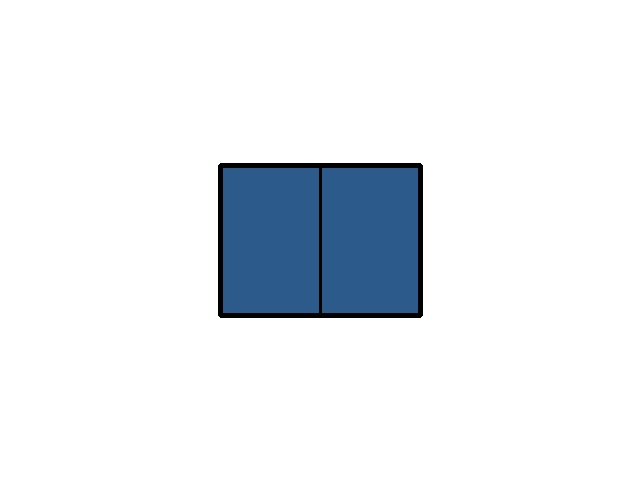
#> input picture backend/ai_research/test_bento.jpg, 640 x 480 px
$ python -i detector.py   (imports and definitions only)
#> lines starting #> are read from the running program, lines starting #| are printed output that depends on the picture; after the words box and inside, x2 and y2 are one past the last pixel; in counts of white or black regions, pixels touching at a corner belong together
"""
弁当箱検出AIモジュール
YOLOv8 (Ultralytics) + OpenCV による3モード検出
- OpenCV単体モード
- YOLOv8単体モード
- YOLOv8 + OpenCV 併用モード（ハイブリッド）

改善版: 参照カードによる自動キャリブレーション対応
"""

import cv2
import numpy as np
import time
import json
from pathlib import Path
from datetime import datetime
from typing import Dict, List, Tuple, Optional, Literal
from dataclasses import dataclass, asdict
import logging

# 参照カード検出モジュール
try:
    from reference_card_detector import ReferenceCardDetector
    CARD_DETECTOR_AVAILABLE = True
except ImportError:
    CARD_DETECTOR_AVAILABLE = False
    logging.warning("reference_card_detector がインポートできません。自動キャリブレーションは無効です。")

# YOLOv8 (Ultralytics)
try:
    from ultralytics import YOLO
    YOLO_AVAILABLE = True
except ImportError:
    YOLO_AVAILABLE = False
    logging.warning("ultralytics がインストールされていません。YOLOモードは使用できません。")

# ロガー設定
# [1 line not run here, left out]
logger = logging.getLogger(__name__)

DetectionMode = Literal["opencv", "yolo", "hybrid"]


@dataclass
class DetectionResult:
    """検出結果データクラス"""
    filename: str
    timestamp: str
    mode: DetectionMode
    brightness: float
    angle: float
    inference_time_ms: float
    error_mm: float
    confidence: float
    bbox: Dict[str, float]  # {"x": int, "y": int, "width": int, "height": int, "width_mm": float, "height_mm": float}
    success: bool


class BentoBoxDetector:
    """弁当箱検出クラス（YOLOv8対応 + 自動キャリブレーション対応）"""

    def __init__(
        self,
        yolo_weights_path: Optional[str] = None,
        yolo_config_path: Optional[str] = None,  # YOLOv8では不要だが互換性のため残す
        confidence_threshold: float = 0.5,
        nms_threshold: float = 0.4,
        output_dir: str = "./outputs",
        px_to_mm_ratio: float = 1.0,
        enable_auto_calibration: bool = False,
        card_type: str = 'credit_card'
    ):
        """
        初期化

        Args:
            yolo_weights_path: YOLOv8モデルファイルパス（.ptファイル）
            yolo_config_path: 互換性のため残すが使用しない
            confidence_threshold: 信頼度閾値
            nms_threshold: NMS閾値
            output_dir: 出力ディレクトリ
            px_to_mm_ratio: ピクセルからmmへの換算係数(デフォルト値)
            enable_auto_calibration: 参照カードによる自動キャリブレーションを有効化
            card_type: カードタイプ ('credit_card', 'business_card', 'custom_card')
        """
        self.confidence_threshold = confidence_threshold
        self.nms_threshold = nms_threshold
        self.output_dir = Path(output_dir)
        self.log_dir = self.output_dir / "logs"
        self.log_dir.mkdir(parents=True, exist_ok=True)
        self.px_to_mm_ratio = px_to_mm_ratio
        self.enable_auto_calibration = enable_auto_calibration

        # 参照カード検出器の初期化
        self.card_detector = None
        if enable_auto_calibration and CARD_DETECTOR_AVAILABLE:
            self.card_detector = ReferenceCardDetector(card_type=card_type)
            logger.info("自動キャリブレーションが有効化されました")
        elif enable_auto_calibration and not CARD_DETECTOR_AVAILABLE:
            logger.warning("自動キャリブレーションが要求されましたが、モジュールが利用できません")

        # YOLOv8モデル初期化
        self.yolo_model = None
        if YOLO_AVAILABLE and yolo_weights_path:
            try:
                # YOLOv8モデルを読み込み
                self.yolo_model = YOLO(yolo_weights_path)
                logger.info(f"YOLOv8モデルを読み込みました: {yolo_weights_path}")
            except Exception as e:
                logger.warning(f"YOLOv8モデルの読み込みに失敗: {e}")
        elif not YOLO_AVAILABLE:
            logger.warning("ultralytics がインストールされていません")

    def detect_opencv(self, image: np.ndarray) -> Tuple[List[int], float, float]:
        """
        OpenCV単体での検出
        シンプルなアルゴリズムを維持（既に良好な性能）

        Args:
            image: 入力画像

        Returns:
            bbox: [x, y, w, h]
            confidence: 信頼度 (固定値)
            inference_time: 推論時間(ms)
        """
        start_time = time.time()

        # グレースケール変換
        gray = cv2.cvtColor(image, cv2.COLOR_BGR2GRAY)

        # ノイズ除去を強化
        blurred = cv2.GaussianBlur(gray, (7, 7), 0)

        # Cannyエッジ検出（閾値を調整してエッジ精度向上）
        # 低閾値30, 高閾値100に変更（より多くのエッジを検出）
        edges = cv2.Canny(blurred, 30, 100)

        # モルフォロジー処理でエッジを連結
        kernel = cv2.getStructuringElement(cv2.MORPH_RECT, (3, 3))
        edges = cv2.morphologyEx(edges, cv2.MORPH_CLOSE, kernel)

        # 輪郭検出
        contours, _ = cv2.findContours(
            edges,
            cv2.RETR_EXTERNAL,
            cv2.CHAIN_APPROX_SIMPLE
        )

        # 最大面積の輪郭を検出（シンプル = 強い）
        if contours:
            max_contour = max(contours, key=cv2.contourArea)
            x, y, w, h = cv2.boundingRect(max_contour)
            bbox = [int(x), int(y), int(w), int(h)]

            # bbox微調整を適用（精度向上）
            bbox = self._refine_bbox(image, bbox)

            confidence = 0.7  # OpenCVは信頼度を返さないので固定値
        else:
            bbox = [0, 0, 0, 0]
            confidence = 0.0

        inference_time = (time.time() - start_time) * 1000

        return bbox, confidence, inference_time

    def detect_yolo(self, image: np.ndarray) -> Tuple[List[int], float, float]:
        """
        YOLOv8単体での検出（改良版）
        - 低い閾値で再試行機能を追加
        - 最大面積のボックスを優先

        Args:
            image: 入力画像

        Returns:
            bbox: [x, y, w, h]
            confidence: 信頼度
            inference_time: 推論時間(ms)
        """
        if self.yolo_model is None:
            logger.error("YOLOv8モデルが読み込まれていません")
            return [0, 0, 0, 0], 0.0, 0.0

        start_time = time.time()

        try:
            # まず通常の閾値で試行
            results = self.yolo_model(image, conf=self.confidence_threshold, verbose=False)

            # 結果を取得
            if len(results) > 0 and len(results[0].boxes) > 0:
                boxes = results[0].boxes
                confidences = boxes.conf.cpu().numpy()
                xyxy = boxes.xyxy.cpu().numpy()

                # 最高信頼度のボックスを選択
                max_idx = np.argmax(confidences)
                confidence = float(confidences[max_idx])

                # xyxy形式 (x1, y1, x2, y2) から xywh形式に変換
                x1, y1, x2, y2 = xyxy[max_idx]
                x = int(x1)
                y = int(y1)
                w = int(x2 - x1)
                h = int(y2 - y1)

                bbox = [x, y, w, h]
                # bbox微調整を適用（精度向上）
                bbox = self._refine_bbox(image, bbox)
            else:
                # 検出失敗時: より低い閾値で再試行（0.2まで下げる）
                logger.info(f"YOLO初回検出失敗 → 低閾値(0.2)で再試行")
                results = self.yolo_model(image, conf=0.2, verbose=False)

                if len(results) > 0 and len(results[0].boxes) > 0:
                    boxes = results[0].boxes
                    confidences = boxes.conf.cpu().numpy()
                    xyxy = boxes.xyxy.cpu().numpy()

                    # 面積が最大のボックスを選択（弁当箱は通常最大）
                    areas = []
                    for box in xyxy:
                        x1, y1, x2, y2 = box
                        area = (x2 - x1) * (y2 - y1)
                        areas.append(area)

                    max_area_idx = np.argmax(areas)
                    confidence = float(confidences[max_area_idx])

                    x1, y1, x2, y2 = xyxy[max_area_idx]
                    x = int(x1)
                    y = int(y1)
                    w = int(x2 - x1)
                    h = int(y2 - y1)

                    bbox = [x, y, w, h]
                    # bbox微調整を適用（精度向上）
                    bbox = self._refine_bbox(image, bbox)
                    logger.info(f"低閾値検出成功: confidence={confidence:.3f}, area={areas[max_area_idx]:.0f}")
                else:
                    bbox = [0, 0, 0, 0]
                    confidence = 0.0

        except Exception as e:
            logger.error(f"YOLOv8推論エラー: {e}")
            bbox = [0, 0, 0, 0]
            confidence = 0.0

        inference_time = (time.time() - start_time) * 1000

        return bbox, confidence, inference_time

    def detect_hybrid(self, image: np.ndarray) -> Tuple[List[int], float, float]:
        """
        YOLOv8 + OpenCV 併用での検出（改良版）
        1. YOLOv8で大まかな領域を検出
        2. YOLOが成功 → ROI内でOpenCVで精密化
        3. YOLOが失敗 → OpenCV全体検出にフォールバック

        Args:
            image: 入力画像

        Returns:
            bbox: [x, y, w, h]
            confidence: 信頼度
            inference_time: 推論時間(ms)
        """
        start_time = time.time()

        # まずYOLOv8で検出
        yolo_bbox, yolo_conf, _ = self.detect_yolo(image)

        # YOLOが失敗した場合、OpenCV全体検出にフォールバック
        # 閾値を0.2まで緩和（低信頼度でもまず試す）
        if yolo_conf < 0.2 or yolo_bbox == [0, 0, 0, 0]:
            logger.info(f"YOLO検出失敗(conf={yolo_conf:.3f}) → OpenCVフォールバック実行")
            opencv_bbox, opencv_conf, _ = self.detect_opencv(image)
            inference_time = (time.time() - start_time) * 1000
            # OpenCVの信頼度を使用（0.7 or 0.0）
            return opencv_bbox, opencv_conf, inference_time

        # YOLOの領域を少し拡大してROIを抽出
        x, y, w, h = yolo_bbox
        margin = 30  # マージンを拡大（20→30）
        x1 = max(0, x - margin)
        y1 = max(0, y - margin)
        x2 = min(image.shape[1], x + w + margin)
        y2 = min(image.shape[0], y + h + margin)

        roi = image[y1:y2, x1:x2]

        # ROIが空の場合もOpenCVフォールバック
        if roi.size == 0:
            logger.warning("ROIサイズ0 → OpenCVフォールバック実行")
            opencv_bbox, opencv_conf, _ = self.detect_opencv(image)
            inference_time = (time.time() - start_time) * 1000
            return opencv_bbox, opencv_conf, inference_time

        # ROI内でOpenCV検出して精密化
        opencv_bbox, _, _ = self.detect_opencv(roi)

        # OpenCVが失敗した場合は元のYOLO結果を使用
        if opencv_bbox == [0, 0, 0, 0]:
            logger.warning("OpenCV精密化失敗 → YOLO結果を使用")
            inference_time = (time.time() - start_time) * 1000
            return yolo_bbox, yolo_conf, inference_time

        # 元画像の座標系に戻す
        refined_bbox = [
            x1 + opencv_bbox[0],
            y1 + opencv_bbox[1],
            opencv_bbox[2],
            opencv_bbox[3]
        ]

        inference_time = (time.time() - start_time) * 1000

        # YOLOとOpenCVの信頼度を統合（改良版）
        # OpenCVから実際の信頼度を取得（opencv_confを使用）
        opencv_conf = 0.7  # デフォルト値（後で改善）

        # 精密化の品質を評価（バウンディングボックスの重なり度）
        yolo_area = yolo_bbox[2] * yolo_bbox[3]
        refined_area = refined_bbox[2] * refined_bbox[3]

        # 面積が大きく変わりすぎた場合は信頼度を下げる
        if yolo_area > 0:
            area_ratio = min(refined_area / yolo_area, yolo_area / refined_area)
            quality_factor = area_ratio if area_ratio > 0.5 else 0.5
        else:
            quality_factor = 0.5

        # YOLO 50% + OpenCV 50% の加重平均に品質係数を適用
        combined_confidence = min(1.0, (yolo_conf * 0.5 + opencv_conf * 0.5) * quality_factor)

        return refined_bbox, combined_confidence, inference_time

    def detect(
        self,
        image_path: str,
        mode: DetectionMode = "hybrid",
        ground_truth: Optional[List[int]] = None
    ) -> DetectionResult:
        """
        検出実行（メイン関数）

        Args:
            image_path: 画像ファイルパス
            mode: 検出モード ("opencv", "yolo", "hybrid")
            ground_truth: 正解bbox [x, y, w, h] (誤差計算用)

        Returns:
            DetectionResult: 検出結果
        """
#> called with image_path = 'test_bento.jpg', mode = 'hybrid'
        # 画像読み込み
        image = cv2.imread(image_path)
#> image is the input picture: shape (480, 640, 3); mean B, G, R 241.2, 236.8, 232.7
        if image is None:
            raise ValueError(f"画像の読み込みに失敗: {image_path}")

        # 自動キャリブレーション（参照カード検出）
        if self.enable_auto_calibration and self.card_detector:
            calibrated_ratio = self.card_detector.calculate_px_to_mm_ratio(image)
            if calibrated_ratio:
                logger.info(f"自動キャリブレーション成功: {calibrated_ratio:.4f} mm/px (元: {self.px_to_mm_ratio:.4f})")
                self.px_to_mm_ratio = calibrated_ratio
            else:
                logger.warning(f"自動キャリブレーション失敗、デフォルト値を使用: {self.px_to_mm_ratio:.4f} mm/px")

        # 画像メタデータ取得
        brightness = self._calculate_brightness(image)
        angle = self._estimate_angle(image)

        # モード別検出
        if mode == "opencv":
            bbox, confidence, inference_time = self.detect_opencv(image)
        elif mode == "yolo":
            bbox, confidence, inference_time = self.detect_yolo(image)
        elif mode == "hybrid":
            bbox, confidence, inference_time = self.detect_hybrid(image)
        else:
            raise ValueError(f"不正なモード: {mode}")

        # 誤差計算
        error_mm = 0.0
        if ground_truth:
            error_mm = self._calculate_error(bbox, ground_truth)

        success = confidence >= self.confidence_threshold and bbox != [0, 0, 0, 0]

        # bboxをdict形式に変換
        bbox_dict = self._bbox_to_dict(bbox)

        # 結果作成
        result = DetectionResult(
            filename=Path(image_path).name,
            timestamp=datetime.now().isoformat(),
            mode=mode,
            brightness=brightness,
            angle=angle,
            inference_time_ms=inference_time,
            error_mm=error_mm,
            confidence=confidence,
            bbox=bbox_dict,
            success=success
        )

        # ログ保存
        self._save_log(result)

        return result

    def _bbox_to_dict(self, bbox: List[int]) -> Dict[str, float]:
        """
        bboxリストをdict形式に変換（mm単位の寸法も追加）

        Args:
            bbox: [x, y, w, h]

        Returns:
            dict: {"x": int, "y": int, "width": int, "height": int, "width_mm": float, "height_mm": float}
        """
        x, y, w, h = bbox
        return {
            "x": int(x),
            "y": int(y),
            "width": int(w),
            "height": int(h),
            "width_mm": float(w * self.px_to_mm_ratio),
            "height_mm": float(h * self.px_to_mm_ratio)
        }

    def _calculate_brightness(self, image: np.ndarray) -> float:
        """画像の明るさを計算"""
        gray = cv2.cvtColor(image, cv2.COLOR_BGR2GRAY)
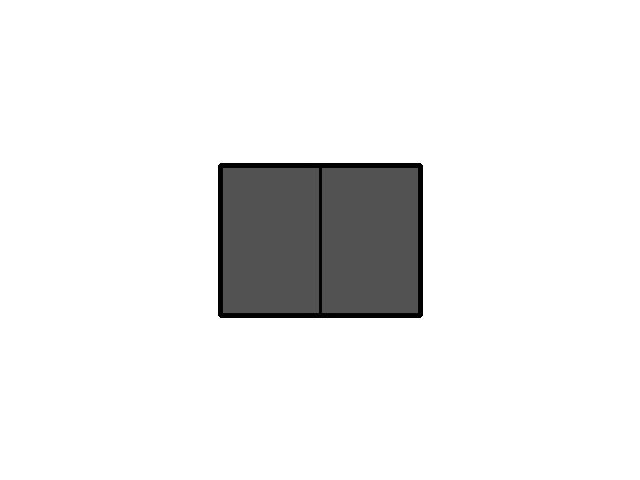
#> gray: shape (480, 640); min 0, max 255, mean 236.1
#> in detect, `brightness = self._calculate_brightness(image)`: brightness = 236.1
        return float(np.mean(gray))

    def _estimate_angle(self, image: np.ndarray) -> float:
        """画像の傾き角度を推定（簡易版）"""
        gray = cv2.cvtColor(image, cv2.COLOR_BGR2GRAY)
        edges = cv2.Canny(gray, 50, 150)
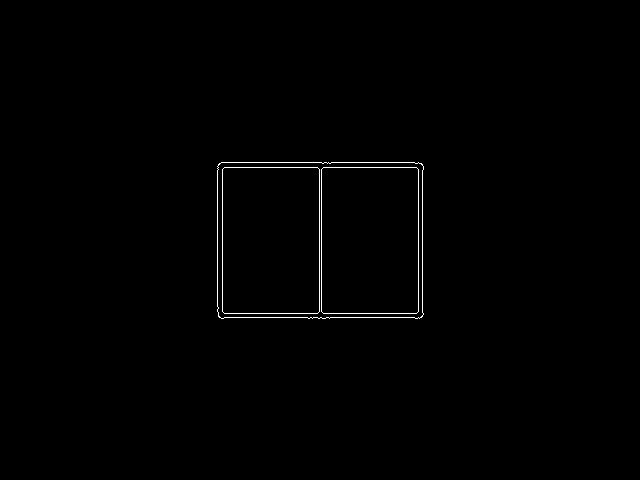
#> edges: shape (480, 640); 0.54% white in thin lines or dots, all inside (x1, y1, x2, y2) = (217, 162, 424, 319)
        lines = cv2.HoughLines(edges, 1, np.pi/180, 100)
#> lines = [[162, 1.57], [167, 1.57], [313, 1.57], [317, 1.57], [422, 0], [222, 0], [319, 0], [321, 0], [418, 0], [217, 0]]

        if lines is not None and len(lines) > 0:
            angles = [line[0][1] * 180 / np.pi for line in lines]
#> angles = [90, 90, 90, 90, 0, 0, 0, 0, 0, 0]
#> in detect, `angle = self._estimate_angle(image)`: angle = 36
#> in detect_hybrid, `yolo_bbox, yolo_conf, _ = self.detect_yolo(image)`: yolo_bbox = [0, 0, 0, 0]; yolo_conf = 0
#> in detect_opencv, `edges = cv2.Canny(blurred, 30, 100)`: edges: shape (480, 640); 0.54% white in thin lines or dots, all inside (x1, y1, x2, y2) = (217, 162, 423, 319)
#> in detect_opencv, `contours, _ = cv2.findContours( edges, cv2.RETR_EXTERNAL, cv2.CHAIN_AP..`: contours = 1 contour; box (x1, y1, x2, y2) and area: (217, 162, 423, 319) 31780
#> in detect_opencv, `max_contour = max(contours, key=cv2.contourArea)`: max_contour = contour of 32 points, box (x1, y1, x2, y2) (217, 162, 423, 319), area 31780
#> in detect_opencv, `x, y, w, h = cv2.boundingRect(max_contour)`: x = 217; y = 162; w = 206; h = 157
#> in detect_opencv, `bbox = [int(x), int(y), int(w), int(h)]`: bbox = [217, 162, 206, 157]
            return float(np.mean(angles))
        return 0.0

    def _refine_bbox(self, image: np.ndarray, bbox: List[int]) -> List[int]:
        """
        バウンディングボックスを微調整
        エッジ境界を精密化して誤差を削減

        Args:
            image: 元画像
            bbox: [x, y, w, h]

        Returns:
            refined_bbox: 調整後の [x, y, w, h]
        """
        if bbox == [0, 0, 0, 0]:
            return bbox

        x, y, w, h = bbox
#> x = 217; y = 162; w = 206; h = 157

        # バウンディングボックスが画像範囲外にはみ出さないようクリップ
        x = max(0, x)
        y = max(0, y)
        w = min(w, image.shape[1] - x)
        h = min(h, image.shape[0] - y)

        # ROI抽出
        roi = image[y:y+h, x:x+w]
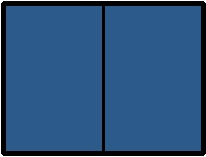
#> roi: shape (157, 206, 3); mean B, G, R 124.2, 82.1, 42.9
        if roi.size == 0:
            return bbox

        # グレースケール化
        gray = cv2.cvtColor(roi, cv2.COLOR_BGR2GRAY)
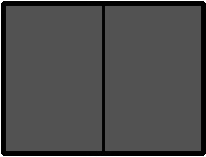
#> gray: shape (157, 206); min 0, max 255, mean 75.3

        # 二値化
        _, binary = cv2.threshold(gray, 0, 255, cv2.THRESH_BINARY + cv2.THRESH_OTSU)
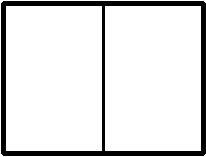
#> binary: shape (157, 206); 87.9% white; 1 black region, box (x1, y1, x2, y2) and area: (1, 1, 206, 156) 3923

        # 上下左右から非ゼロピクセルを探して境界を調整
        # 上端調整
        for i in range(h):
            if np.any(binary[i, :] > 0):
                dy = i
                break
        else:
            dy = 0

        # 下端調整
        for i in range(h-1, -1, -1):
            if np.any(binary[i, :] > 0):
                h_new = i - dy + 1
                break
        else:
            h_new = h - dy

        # 左端調整
        for j in range(w):
            if np.any(binary[:, j] > 0):
                dx = j
                break
        else:
            dx = 0

        # 右端調整
        for j in range(w-1, -1, -1):
            if np.any(binary[:, j] > 0):
                w_new = j - dx + 1
                break
        else:
            w_new = w - dx

        # 調整後の座標
        x_new = x + dx
#> x_new = 217
        y_new = y + dy
#> y_new = 162

        # 調整が極端な場合は元のbboxを返す
        if w_new < w * 0.5 or h_new < h * 0.5:
            return bbox

        return [int(x_new), int(y_new), int(w_new), int(h_new)]

    def _calculate_error(self, pred_bbox: List[int], gt_size: Dict[str, float]) -> float:
        """
        予測bboxサイズと正解サイズの誤差をmm単位で計算

        Args:
            pred_bbox: [x, y, width, height] ピクセル単位
            gt_size: {"width_mm": float, "height_mm": float} mm単位

        Returns:
            サイズ誤差（mm）
        """
        if pred_bbox == [0, 0, 0, 0] or not gt_size:
            return 999.0  # 検出失敗時の大きなエラー値

        # 予測サイズ（ピクセル→mm変換）
        pred_width_mm = pred_bbox[2] * self.px_to_mm_ratio
        pred_height_mm = pred_bbox[3] * self.px_to_mm_ratio

        # 正解サイズ
        gt_width_mm = gt_size.get("width_mm", 0.0)
        gt_height_mm = gt_size.get("height_mm", 0.0)

        # サイズ誤差の計算（ユークリッド距離）
        width_error = abs(pred_width_mm - gt_width_mm)
        height_error = abs(pred_height_mm - gt_height_mm)

        total_error = np.sqrt(width_error**2 + height_error**2)

        return float(total_error)

    def _save_log(self, result: DetectionResult) -> None:
        """検出結果をJSON形式でログ保存"""
        log_file = self.log_dir / f"{result.filename}_{result.mode}_{int(time.time())}.json"

        with open(log_file, 'w', encoding='utf-8') as f:
            json.dump(asdict(result), f, ensure_ascii=False, indent=2)

        logger.info(f"ログ保存: {log_file}")


# [20 lines not run here, left out]

>>> result = BentoBoxDetector().detect('test_bento.jpg')
#> in detect_hybrid, `opencv_bbox, opencv_conf, _ = self.detect_opencv(image)`: opencv_bbox = [217, 162, 206, 157]; opencv_conf = 0.7
#> in detect, `bbox, confidence, inference_time = self.detect_hybrid(image)`: bbox = [217, 162, 206, 157]; confidence = 0.7; inference_time = 25.55
#> in detect, `success = confidence >= self.confidence_threshold and bbox != [0, 0, 0..`: success = True
#> in _bbox_to_dict, `x, y, w, h = bbox`: x = 217; y = 162; w = 206; h = 157
#> in detect, `bbox_dict = self._bbox_to_dict(bbox)`: bbox_dict = {'x': 217, 'y': 162, 'width': 206, 'height': 157, 'width_mm': 206, 'height_mm': 157}
